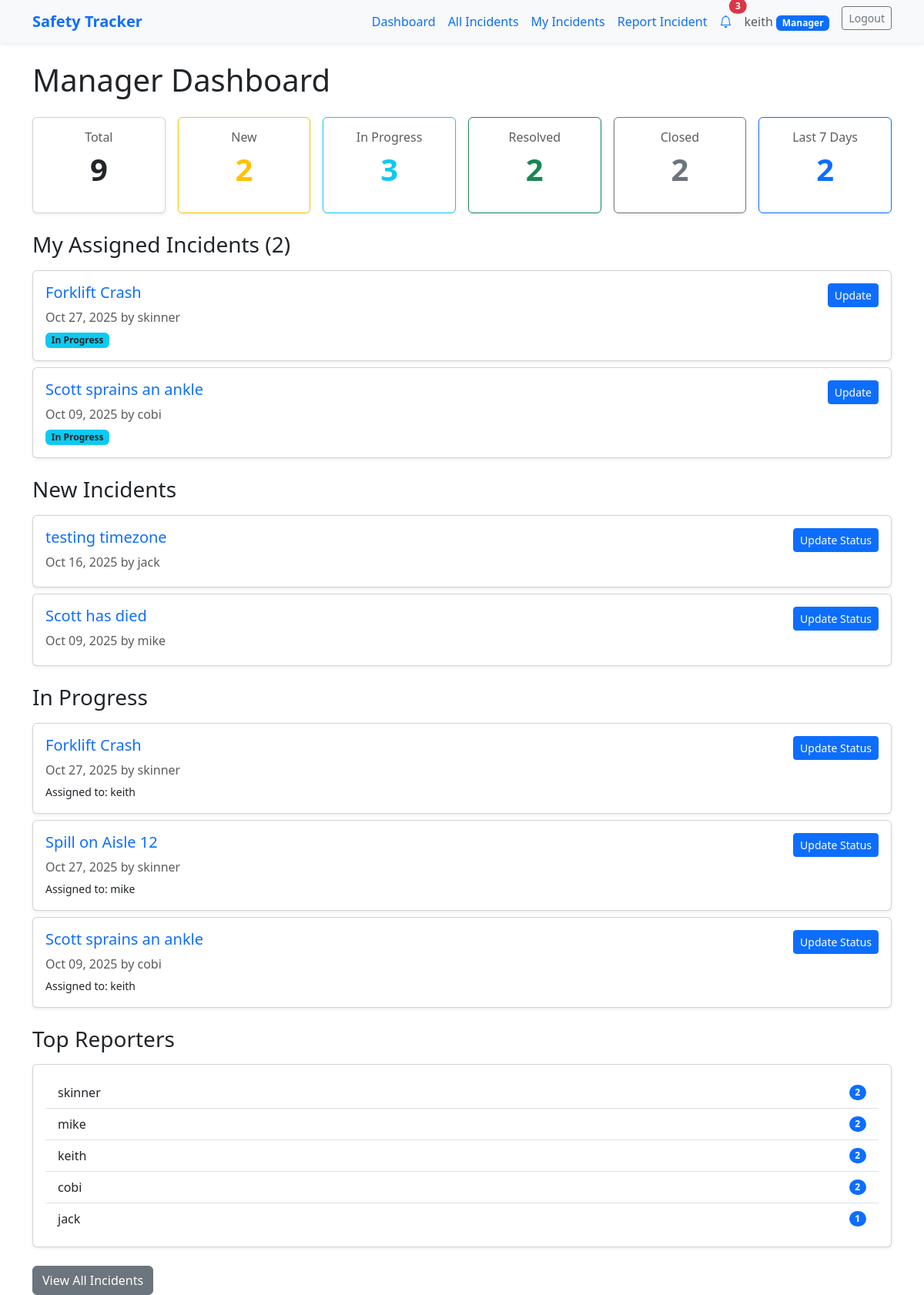
/incident_reporter/manager-dashboard/ (signed in), run on the app's committed database.
### incident_reporter/models.py (models this page shows, shortened)
class Incident(models.Model):
    STATUS_CHOICES = [
        ('new', 'New'),
        ('in_progress', 'In Progress'),
        ('resolved', 'Resolved'),
        ('closed', 'Closed'),
    ]
    title = models.CharField(max_length=75)
    body = models.TextField()
    slug = models.SlugField(unique=True)
    date = models.DateTimeField(auto_now_add=True)
    banner = models.ImageField(default='fallback.jpg', blank=True)
    reporter = models.ForeignKey(User, on_delete=models.CASCADE, null=True, blank=True, related_name='reported_incidents')
    status = models.CharField(max_length=20, choices=STATUS_CHOICES, default='new')
    assigned_to = models.ForeignKey(User, on_delete=models.SET_NULL, null=True, blank=True, related_name='assigned_incidents')
    class Meta:
        ordering = ['-date']

### incident_reporter/views.py (the view)
# urls.py: path('manager-dashboard/', views.manager_dashboard, name='manager-dashboard'),
@manager_required(redirect_url='/incident_reporter/')
def manager_dashboard(request):
    incidents = Incident.objects.all()
    stats = {
        'total': incidents.count(),
        'new': incidents.filter(status='new').count(),
        'in_progress': incidents.filter(status='in_progress').count(),
        'resolved': incidents.filter(status='resolved').count(),
        'closed': incidents.filter(status='closed').count(),
    }
    new_incidents = incidents.filter(status='new').order_by('-date')[:5]
    in_progress_incidents = incidents.filter(status='in_progress').order_by('-date')[:5]
    my_assigned = incidents.filter(assigned_to=request.user).exclude(status='closed')
    seven_days_ago = timezone.now() - timedelta(days=7)
    recent_incidents = incidents.filter(date__gte=seven_days_ago).count()
    top_reporters = (
        incidents.values('reporter__username')
        .annotate(count=Count('id'))
        .order_by('-count')[:5]
    )
    context = {
        'stats': stats,
        'new_incidents': new_incidents,
        'in_progress_incidents': in_progress_incidents,
        'my_assigned': my_assigned,
        'recent_incidents': recent_incidents,
        'top_reporters': top_reporters,
    }
    return render(request, 'incident_reporter/manager_dashboard.html', context)

### incident_reporter/context_processors.py (called while the page is built)
def unread_notifications(request):
    if request.user.is_authenticated:
        unread_count = Notification.objects.filter(user=request.user, is_read=False).count()
        return {'unread_notifications_count': unread_count}
    return {'unread_notifications_count': 0}

### users/models.py (called while the page is built)
    def is_manager(self):
        return self.role == 'manager'

### incident_reporter/templates/incident_reporter/manager_dashboard.html (shortened to what this page needs)
{% extends 'layout.html' %}
{% block content %}
<section>
    <h1 class="mb-4">Manager Dashboard</h1>
    <div class="row g-3 mb-4">
        <div class="col-md-2">
            <div class="card text-center shadow-sm">
                <div class="card-body">
                    <h6 class="card-title text-muted">Total</h6>
                    <p class="display-6 fw-bold">{{ stats.total }}</p>
                </div>
            </div>
        </div>
        <div class="col-md-2">
            <div class="card text-center shadow-sm border-warning">
                <div class="card-body">
                    <h6 class="card-title text-muted">New</h6>
                    <p class="display-6 fw-bold text-warning">{{ stats.new }}</p>
                </div>
            </div>
        </div>
        <div class="col-md-2">
            <div class="card text-center shadow-sm border-info">
                <div class="card-body">
                    <h6 class="card-title text-muted">In Progress</h6>
                    <p class="display-6 fw-bold text-info">{{ stats.in_progress }}</p>
                </div>
            </div>
        </div>
        <div class="col-md-2">
            <div class="card text-center shadow-sm border-success">
                <div class="card-body">
                    <h6 class="card-title text-muted">Resolved</h6>
                    <p class="display-6 fw-bold text-success">{{ stats.resolved }}</p>
                </div>
            </div>
        </div>
        <div class="col-md-2">
            <div class="card text-center shadow-sm border-secondary">
                <div class="card-body">
                    <h6 class="card-title text-muted">Closed</h6>
                    <p class="display-6 fw-bold text-secondary">{{ stats.closed }}</p>
                </div>
            </div>
        </div>
        <div class="col-md-2">
            <div class="card text-center shadow-sm border-primary">
                <div class="card-body">
                    <h6 class="card-title text-muted">Last 7 Days</h6>
                    <p class="display-6 fw-bold text-primary">{{ recent_incidents }}</p>
                </div>
            </div>
        </div>
    </div>
    {% if my_assigned %}
    <div class="mb-4">
        <h3 class="mb-3">My Assigned Incidents ({{ my_assigned.count }})</h3>
        {% for incident in my_assigned %}
            <div class="card mb-2 shadow-sm">
                <div class="card-body">
                    <div class="d-flex justify-content-between align-items-start">
                        <div>
                            <h5 class="card-title">
                                <a href="{% url 'incident:page' slug=incident.slug %}" class="text-decoration-none">
                                    {{ incident.title }}
                                </a>
                            </h5>
                            <p class="text-muted mb-1">{{ incident.date|date:"M d, Y" }} by {{ incident.reporter.username }}</p>
                            <span class="badge
                                {% if incident.status == 'new' %}bg-warning text-dark
                                {% elif incident.status == 'in_progress' %}bg-info text-dark
                                {% elif incident.status == 'resolved' %}bg-success
                                {% endif %}">
                                {{ incident.get_status_display }}
                            </span>
                        </div>
                        <a href="{% url 'incident:update-status' slug=incident.slug %}" class="btn btn-sm btn-primary">Update</a>
                    </div>
                </div>
            </div>
        {% endfor %}
    </div>
    {% endif %}
    <div class="mb-4">
        <h3 class="mb-3">New Incidents</h3>
        {% for incident in new_incidents %}
            <div class="card mb-2 shadow-sm">
                <div class="card-body">
                    <div class="d-flex justify-content-between align-items-start">
                        <div>
                            <h5 class="card-title">
                                <a href="{% url 'incident:page' slug=incident.slug %}" class="text-decoration-none">
                                    {{ incident.title }}
                                </a>
                            </h5>
                            <p class="text-muted mb-1">{{ incident.date|date:"M d, Y" }} by {{ incident.reporter.username }}</p>
                        </div>
                        <a href="{% url 'incident:update-status' slug=incident.slug %}" class="btn btn-sm btn-primary">Update Status</a>
                    </div>
                </div>
            </div>
        {% empty %}
            <p class="text-muted">No new incidents.</p>
        {% endfor %}
    </div>
    <div class="mb-4">
        <h3 class="mb-3">In Progress</h3>
        {% for incident in in_progress_incidents %}
            <div class="card mb-2 shadow-sm">
                <div class="card-body">
                    <div class="d-flex justify-content-between align-items-start">
                        <div>
                            <h5 class="card-title">
                                <a href="{% url 'incident:page' slug=incident.slug %}" class="text-decoration-none">
                                    {{ incident.title }}
                                </a>
                            </h5>
                            <p class="text-muted mb-1">{{ incident.date|date:"M d, Y" }} by {{ incident.reporter.username }}</p>
                            {% if incident.assigned_to %}
                                <p class="mb-0"><small>Assigned to: {{ incident.assigned_to.username }}</small></p>
                            {% endif %}
                        </div>
                        <a href="{% url 'incident:update-status' slug=incident.slug %}" class="btn btn-sm btn-primary">Update Status</a>
                    </div>
                </div>
            </div>
        {% empty %}
            <p class="text-muted">No incidents in progress.</p>
        {% endfor %}
    </div>
    <div class="mb-4">
        <h3 class="mb-3">Top Reporters</h3>
        <div class="card shadow-sm">
            <div class="card-body">
                <ul class="list-group list-group-flush">
                    {% for reporter in top_reporters %}
                        <li class="list-group-item d-flex justify-content-between align-items-center">
                            {{ reporter.reporter__username }}
                            <span class="badge bg-primary rounded-pill">{{ reporter.count }}</span>
                        </li>
                    {% empty %}
                        <li class="list-group-item">No incidents reported yet.</li>
                    {% endfor %}
                </ul>
            </div>
        </div>
    </div>
    <a href="{% url 'incident:list' %}" class="btn btn-secondary">View All Incidents</a>
</section>
{% endblock %}

### templates/layout.html (shortened to what this page needs)
<!DOCTYPE html>
{% load static %}
<html lang="en">
<head>
    <link href="https://cdn.jsdelivr.net/npm/bootstrap@5.3.2/dist/css/bootstrap.min.css" rel="stylesheet">
    <link rel="stylesheet" href="https://cdn.jsdelivr.net/npm/bootstrap-icons@1.11.1/font/bootstrap-icons.css">
</head>
<body class="bg-white text-dark">
    <nav class="navbar navbar-expand-lg navbar-light bg-light shadow-sm mb-4">
      <div class="container">
        <a class="navbar-brand text-primary fw-bold" href="/">Safety Tracker</a>
        <div class="collapse navbar-collapse" id="navbarNav">
          <ul class="navbar-nav ms-auto">
            {% if user.is_authenticated %}
                {% if user.profile.is_manager %}
                    <li class="nav-item"><a class="nav-link text-primary" href="{% url 'incident:manager-dashboard' %}">Dashboard</a></li>
                    <li class="nav-item"><a class="nav-link text-primary" href="{% url 'incident:list' %}">All Incidents</a></li>
                    <li class="nav-item"><a class="nav-link text-primary" href="{% url 'incident:my-incidents' %}">My Incidents</a></li>
                    <li class="nav-item"><a class="nav-link text-primary" href="{% url 'incident:new-incident' %}">Report Incident</a></li>
                    <li class="nav-item">
                        <a class="nav-link text-primary position-relative" href="{% url 'incident:notifications' %}">
                            <i class="bi bi-bell"></i>
                            {% if unread_notifications_count > 0 %}
                                <span class="position-absolute top-0 start-100 translate-middle badge rounded-pill bg-danger">
                                    {{ unread_notifications_count }}
                                </span>
                            {% endif %}
                        </a>
                    </li>
                {% endif %}
                <li class="nav-item">
                  <span class="nav-link text-muted">
                    {{ user.username }}
                    {% if user.profile.is_manager %}
                      <span class="badge bg-primary">Manager</span>
                    {% endif %}
                  </span>
                </li>
                <li class="nav-item">
                  <form action="{% url 'users:logout' %}" method="post" class="d-inline">
                      <button class="btn btn-outline-secondary btn-sm ms-2" type="submit">Logout</button>
                  </form>
                </li>
            {% else %}
                <li class="nav-item"><a class="nav-link text-primary" href="{% url 'users:register' %}">Register</a></li>
                <li class="nav-item"><a class="nav-link text-primary" href="{% url 'users:login' %}">Login</a></li>
            {% endif %}
          </ul>
        </div>
      </div>
    </nav>
    <main class="container">
        {% block content %}
        {% endblock %}
    </main>
</body>
</html>

### data on the page
Incident: title "Forklift Crash", date "Oct 27, 2025", reporter.username "skinner", status "In Progress", assigned_to.username "keith"
Incident: title "Scott sprains an ankle", date "Oct 09, 2025", reporter.username "cobi", status "In Progress", assigned_to.username "keith"
Incident: title "testing timezone", date "Oct 16, 2025", reporter.username "jack"
Incident: title "Scott has died", date "Oct 09, 2025", reporter.username "mike"
Incident: title "Spill on Aisle 12", date "Oct 27, 2025", reporter.username "skinner", assigned_to.username "mike"

### other printed values
{{ unread_notifications_count }} "3"
{{ user.username }} "keith"
{{ stats.total }} "9"
{{ stats.new }} "2"
{{ stats.in_progress }} "3"
{{ stats.resolved }} "2"
{{ stats.closed }} "2"
{{ recent_incidents }} "2"
{{ my_assigned.count }} "2"
{{ reporter.reporter__username }} "skinner"
{{ reporter.count }} "2"
{{ reporter.reporter__username }} "mike"
{{ reporter.reporter__username }} "keith"
{{ reporter.reporter__username }} "cobi"
{{ reporter.reporter__username }} "jack"
